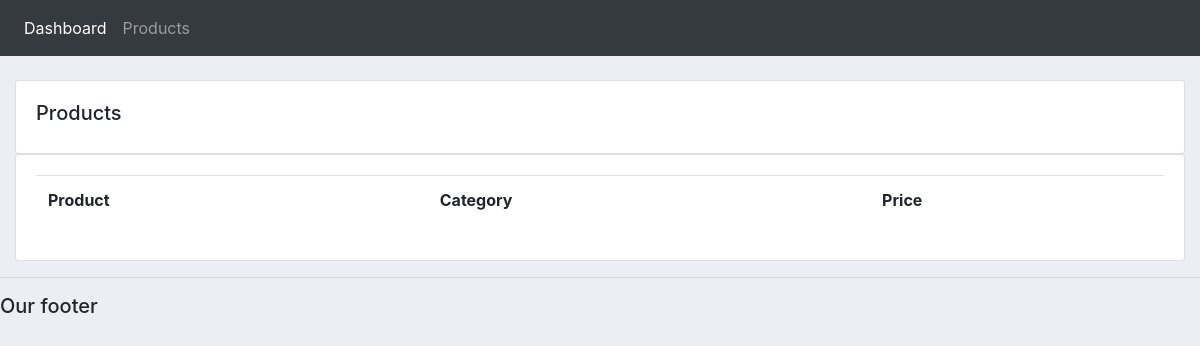
/product/, run on an earlier commit of the app's database.
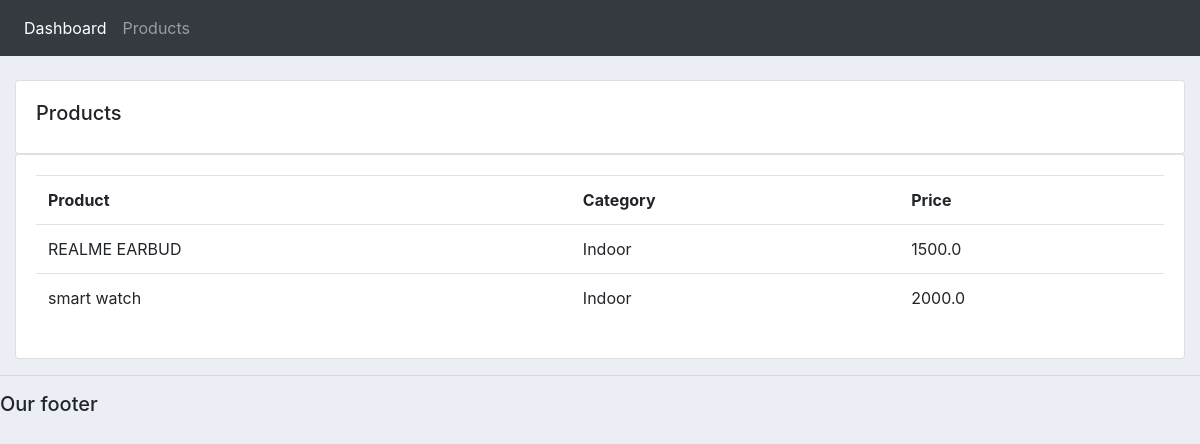
And on a later commit of the database.
### accounts/models.py (models this page shows, shortened)
class Product(models.Model):
    CATEGORY=(('Indoor','Indoor'),('Out door','Out door'))
    name=models.CharField(max_length=200,null=True)
    price=models.FloatField(null=True)
    category=models.CharField(max_length=200,null=True,choices=CATEGORY)
    description=models.CharField(max_length=200,null=True,blank=True)
    date_created= models.DateTimeField(auto_now_add=True, null=True)

### accounts/views.py (the view)
# urls.py: path('product/', views.product,name='product'),
def product(request):
    products= Product.objects.all()
    return render(request, 'accounts/products.html',{'products':products})

### accounts/templates/accounts/products.html
{%  extends 'accounts/main.html' %}
{% block content %}
		<br>
		<div class="row">
			<div class="col-md">
				<div class="card card-body">
					<h5>Products</h5>
				</div>
				<div class="card card-body">
					<table class="table">
						<tr>
							<th>Product</th>
							<th>Category</th>
							<th>Price</th>
						</tr>
						{% for i in products %}
						<tr><td>{{i.name}}</td>
						<td>{{i.category}}</td>
                        <td>{{i.price}}</td></tr>
						{% endfor %}
					</table>
				</div>
			</div>
		</div>
{% endblock content %}

What changed in the data, as far as the page shows it:
added Product: name "REALME EARBUD", category "Indoor", price "1500.0"
added Product: name "smart watch", category "Indoor", price "2000.0"
